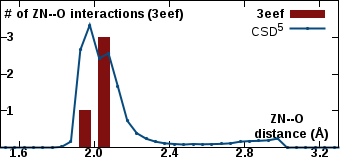

This chart was generated by the following gnuplot code:
set encoding iso_8859_1
set terminal pngcairo transparent enhanced size 340, 160 font "Arial Bold,10"
set output "/data/neighborhood_temp/3eef/ZN--O.png"
set lmargin at screen 0.00
set bmargin at screen 0.08
set rmargin at screen 0.995
set tmargin at screen 1.00
set xrange [1.5:3.3]
set format x "%3.1f"
set xtics 1.6,0.4,3.2
set xtics offset 0,graph 0.065
set yrange [0:4875.6]
unset ytics
set y2range [0:4]
set y2tics 1,1,3
set y2tics offset -49,graph 0.00
set y2tics mirror
set view 80,45
set key top right
set boxwidth 0.06
set style fill solid 1.0
set xlabel "ZN--O \n distance (\305)" offset 17,4.4
set y2label "# of ZN--O interactions (3eef)" offset -40,4 rotate by 0
plot "-" using ($1+0.05):2 with boxes lc rgb "#801010" axis x1y2 title "3eef", \
     "/data/neighborhood_temp/csd_metal_distances/ZN--O.csv" using ($1+0.025):2 with linespoints linewidth 2 pointtype 7 pointsize 0.2 lc rgb "#074a7e" title "CSD^{5}" axis x1y1
1.9	1
2	3
e
